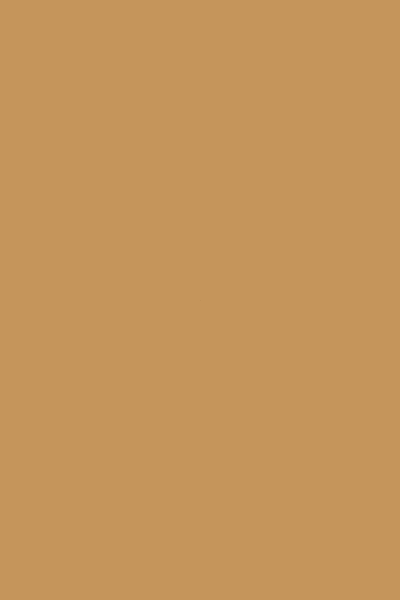
Frame 1 (no input)
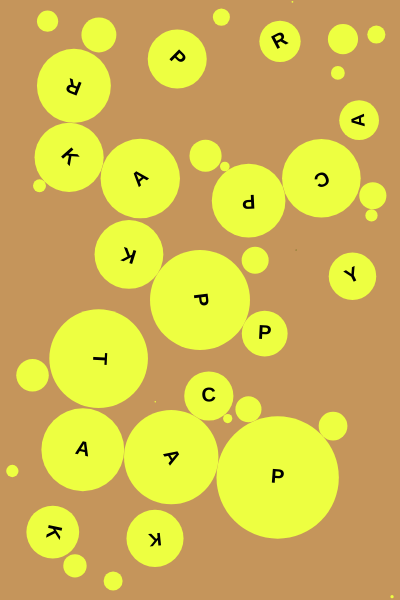
Frame 60 (no input)
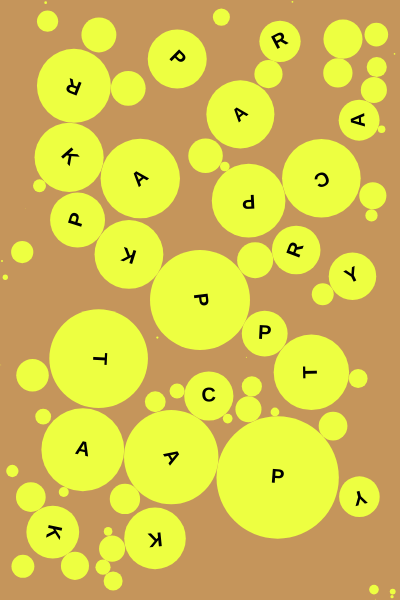
Frame 120 (the mouse pressed at the canvas centre since frame 60)

The p5.js sketch that drew these frames (run headless with seeded random() and noise() and a simulated clock; from frame 60 on, the mouse is pressed at the canvas centre):

// p5.js sketch
// ── sketch.js
const circleProps = [];
let textId = 0;

function setup() {
  createCanvas(400, 600);
  circleProps.push({x: 0,y: 0,r: 100, t: 0, seed: random()*1000, textId: textId});
  noStroke();
  fill("#EDFF41");
  background(0);
  textAlign(CENTER, CENTER);
  textId = (textId+1)%9;
}

function draw() {
  background("#C5955B");
  push();
  translate(width/2, height/2);
  // rotate(millis()/10000);
  for(let i=0; i<circleProps.length; i++) {
    const c = circleProps[i];
    // const pos = {x:c.x + 50*noise(millis()/1000+c.seed),y: c.y + 50*noise(millis()/1000+c.seed+500)};
    const pos = {x:c.x,y: c.y};
    circle(pos.x, pos.y, c.r * easeOutBounce(c.t));
    if(c.t < 1) c.t += 0.05;
    push();
    fill(0);
    textSize(20 * easeOutBounce(c.t));
    translate(pos.x, pos.y);
    rotate(100*noise(c.seed));
    textStyle(BOLD);
    if(c.r > 40) text("PACKPARTY"[c.textId], 0, 0);
    pop();
  }
  pop();
  
//   const r = random()*height;
//   const theta = random()*TWO_PI;
  
//   createNewCircle(r*cos(theta),r*sin(theta));
  
  createNewCircle(random(-width/2, width/2), random(-height/2, height/2))
  
  if(circleProps.length > 100) circleProps.shift();
  // filter(BLUR, 3);
  // filter(THRESHOLD);
  
//   push();
//   fill(0);
//   textSize(100);
//   textStyle(BOLD);
//   translate(width/2, height/2);
//   text("Pack\nParty", 0,0);
//   pop();
}

function createNewCircle(x, y) {
  const init_min_candidates = [dist(x,y,x,-height/2),dist(x,y,-width/2,y),dist(x,y,x,height/2),dist(x,y,width/2,y)];
  init_min_candidates.sort((a,b) => a - b);
  let min_r = init_min_candidates[0]/2;
  
 for(const c of circleProps) {
   const r = dist(c.x, c.y, x, y) - c.r/2;
   if(r < 3) return;
   if(r < min_r) min_r = r;
 }
  
  circleProps.push({x: x, y: y, r: 2*min(min_r, 100), t: 0, seed: random()*1000, textId: textId});
  
  textId = (textId + 1) % 9;
}

function easeOutBounce(x) {
const n1 = 7.5625;
const d1 = 2.75;

if (x < 1 / d1) {
    return n1 * x * x;
} else if (x < 2 / d1) {
    return n1 * (x -= 1.5 / d1) * x + 0.75;
} else if (x < 2.5 / d1) {
    return n1 * (x -= 2.25 / d1) * x + 0.9375;
} else {
    return n1 * (x -= 2.625 / d1) * x + 0.984375;
}
}
